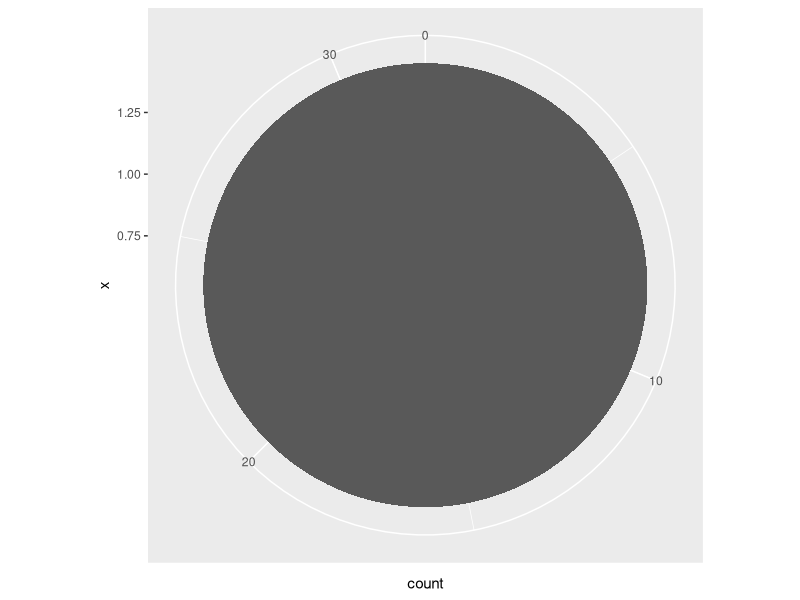
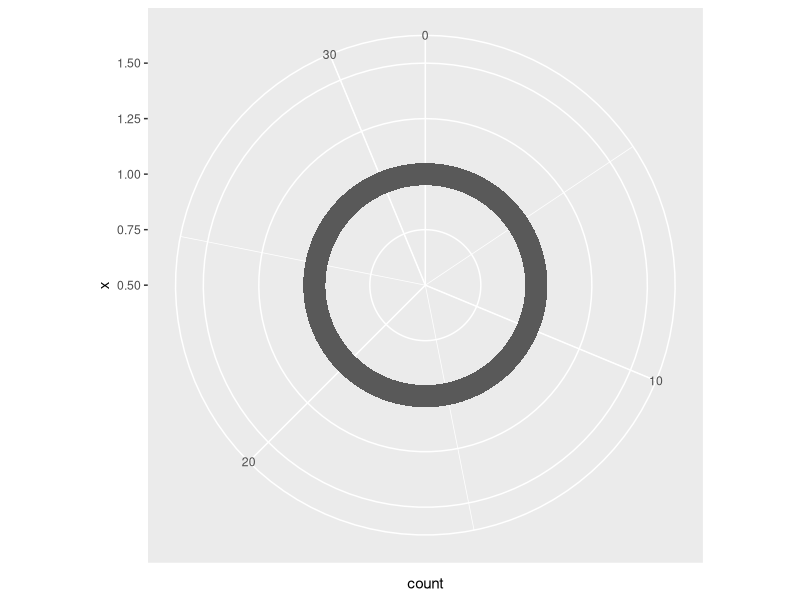

Write R code to recreate these figures, in order.
library(ggplot2)

# Good for dealing with yearly data

# Create a stacked bar plot: wide.bar
wide.bar <- ggplot(mtcars, aes(x = 1, fill = cyl)) +
  geom_bar()

# Convert wide.bar to pie chart
wide.bar +
  coord_polar(theta = "y")

# Create stacked bar plot: thin.bar
thin.bar <- ggplot(mtcars, aes(x = 1, fill = cyl)) +
  geom_bar(width = 0.1) +
  scale_x_continuous(limits = c(0.5, 1.5))

# Convert thin.bar to "ring" type pie chart
thin.bar + 
  coord_polar(theta = "y")